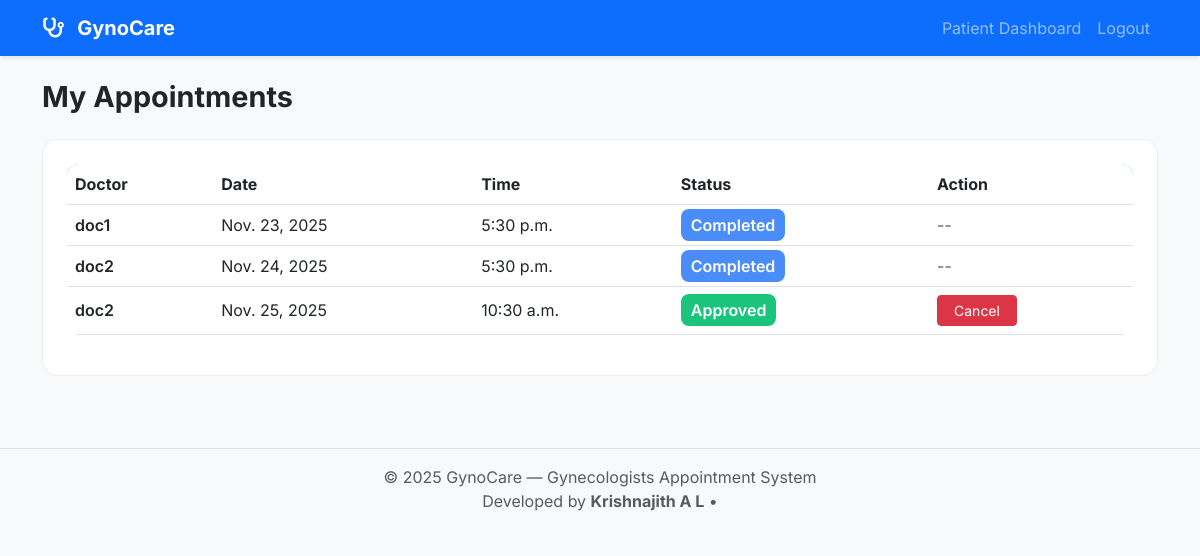
Before: /appointments/patient/list/ (signed in) with the older database file.
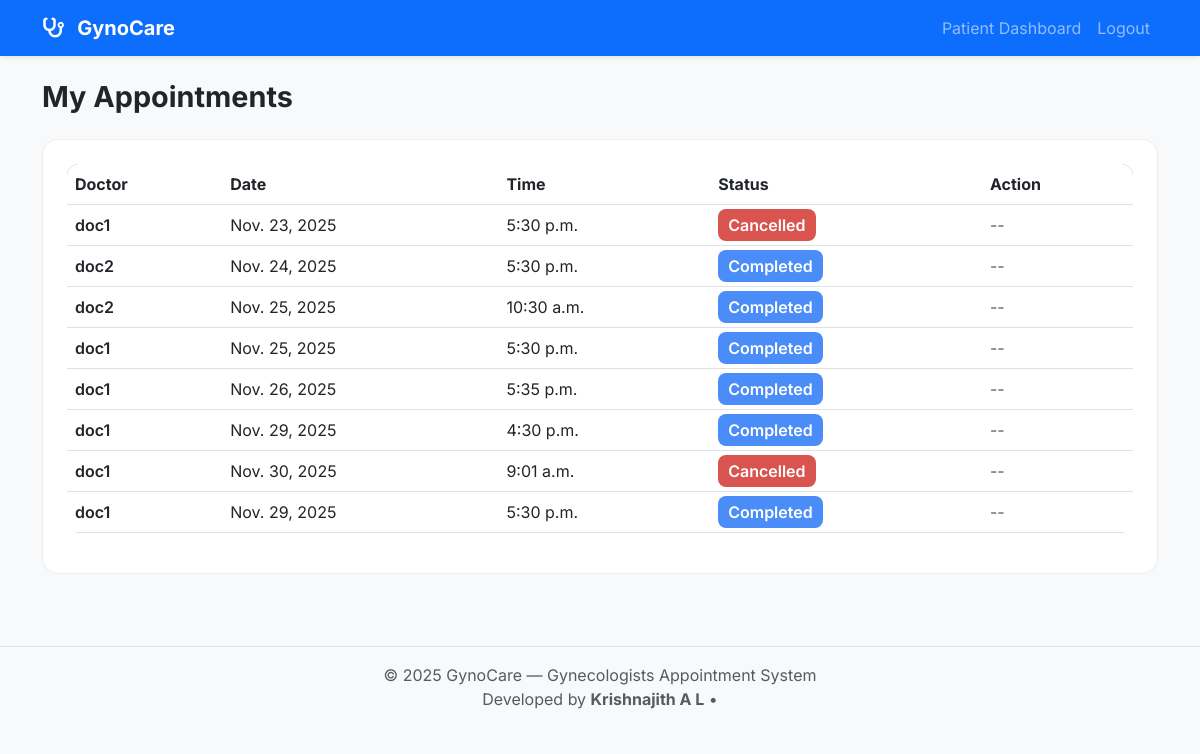
After: the same page with the newer database file.
### appointments/models.py (models this page shows, shortened)
class Appointment(models.Model):
    patient = models.ForeignKey(User, on_delete=models.CASCADE, related_name='patient_appointments')
    doctor = models.ForeignKey(User, on_delete=models.CASCADE, related_name='doctor_appointments')
    date = models.DateField()
    time = models.TimeField()
    reason = models.TextField(blank=True,null=True)
    STATUS_CHOICES = (
                      ('Pending','Pending'),
                      ('Approved','Approved'),
                      ('Completed','Completed'),
                      ('Cancelled','Cancelled'),
                      )
    status = models.CharField(max_length=20,choices=STATUS_CHOICES, default='Pending')
    created_at = models.DateTimeField(auto_now_add=True)

### users/decorators.py (the view)
        @login_required
        def wrapper(request, *args, **kwargs):
            profile = Profile.objects.get(user=request.user)
            if profile.role != allowed_role:
                return redirect('login')   # OR 'home'
            return view_func(request, *args, **kwargs)

### appointments/views.py (called while the page is built)
@role_required('patient')
def patient_appointment_list(request):
    profile = Profile.objects.get(user=request.user)
    if profile.role != 'patient':
        return redirect('home')
    appointments = Appointment.objects.filter(patient=request.user)
    return render(request, 'appointments/patient_appointment_list.html', {'appointments': appointments,
                                                                          'show_dashboard_links': True,
                                                                          'show_logout': True,
                                                                          'title': 'My Appointents – GynoCare',
                                                                          })

### templates/appointments/patient_appointment_list.html
{% extends 'base.html' %}
{% load static %}
{% block content %}
<h2 class="section-title mb-4">My Appointments</h2>
<div class="card glass-card p-4">
    {% if appointments %}
    <div class="table-responsive">
        <table class="table table-hover align-middle">
            <thead>
                <tr>
                    <th>Doctor</th>
                    <th>Date</th>
                    <th>Time</th>
                    <th>Status</th>
                    <th>Action</th>
                </tr>
            </thead>
            <tbody>
                {% for appt in appointments %}
                <tr>
                    <td class="fw-semibold">{{ appt.doctor.username }}</td>
                    <td>{{ appt.date }}</td>
                    <td>{{ appt.time }}</td>
                    <td>
                        {% if appt.status == "Pending" %}
                            <span class="badge-pending">Pending</span>
                        {% elif appt.status == "Approved" %}
                            <span class="badge-approved">Approved</span>
                        {% elif appt.status == "Completed" %}
                            <span class="badge-completed">Completed</span>
                        {% else %}
                            <span class="badge-cancelled">Cancelled</span>
                        {% endif %}
                    </td>
                    <td>
                        {% if appt.status == "Pending" or appt.status == "Approved" %}
                            <a href="{% url 'cancel_appointment' appt.id %}"
                               class="btn btn-sm btn-danger px-3"
                               onclick="return confirm('Are you sure you want to cancel this appointment?');">
                               Cancel
                            </a>
                        {% else %}
                            <span class="text-muted">--</span>
                        {% endif %}
                    </td>
                </tr>
                {% endfor %}
            </tbody>
        </table>
    </div>
    {% else %}
        <p class="text-muted">You have no appointments.</p>
    {% endif %}
</div>
{% endblock %}

### templates/base.html (shortened to what this page needs)
{% load static %}
<!DOCTYPE html>
<html lang="en">
<head>
    <link href="https://cdn.jsdelivr.net/npm/bootstrap@5.3.0/dist/css/bootstrap.min.css" rel="stylesheet">
    <link rel="stylesheet"
          href="https://cdnjs.cloudflare.com/ajax/libs/font-awesome/6.5.0/css/all.min.css"
>
    <link rel="stylesheet" href="{% static 'css/style.css' %}">
</head>
<body class="bg-light" style="font-family: 'Inter', sans-serif;">
    <nav class="navbar navbar-expand-lg navbar-dark bg-primary shadow-sm">
        <div class="container">
            <a class="navbar-brand fw-bold" href="{% url 'home' %}">
                <i class="fa-solid fa-stethoscope me-2"></i> GynoCare
            </a>
            <div class="collapse navbar-collapse" id="navbarNav">
                <ul class="navbar-nav ms-auto">
                    {% if not hide_nav_links %}
                        {% if user.is_authenticated %}
                            {% if show_dashboard_links %}
                                {% if user.profile.role == "doctor" %}
                                    <li class="nav-item">
                                        <a class="nav-link" href="{% url 'doctor_dashboard' %}">Doctor Dashboard</a>
                                    </li>
                                {% else %}
                                    <li class="nav-item">
                                        <a class="nav-link" href="{% url 'patient_dashboard' %}">Patient Dashboard</a>
                                    </li>
                                {% endif %}
                            {% endif %}
                            <li class="nav-item">
                                <a class="nav-link" href="{% url 'logout' %}">Logout</a>
                            </li>
                        {% else %}
                            <li class="nav-item">
                                <a class="nav-link" href="{% url 'login' %}">Login</a>
                            </li>
                        {% endif %}
                    {% endif %}
                </ul>
            </div>
        </div>
    </nav>
    <div aria-live="polite" aria-atomic="true" class="position-relative">
        <div id="toastContainer" class="toast-container position-fixed top-0 end-0 p-3" style="z-index: 2000;">
        </div>
    </div>
    <div class="container py-4">
        {% block content %}{% endblock %}
    </div>
<footer class="text-center py-3 mt-5 bg-light border-top">
    <p class="mb-0 text-muted">
        © 2025 GynoCare — Gynecologists Appointment System<br>
        Developed by <strong>Krishnajith A L</strong> •
    </p>
</footer>
</body>
</html>

### static/css/style.css (style rules this page uses)
body { background: #f4f7ff !important; font-family: 'Inter', sans-serif; }
.card { border-radius: 16px !important; }
.glass-card { backdrop-filter: blur(12px); background: rgba(255, 255, 255, 0.9); border: 1px solid rgba(200, 200, 200, 0.3); transition: 0.3s ease-in-out; }
.badge-completed { background: #4B8DF8 !important; color: white !important; padding: 6px 10px; border-radius: 8px; font-weight: 600; }
.badge-cancelled { background: #D9534F !important; color: white !important; padding: 6px 10px; border-radius: 8px; font-weight: 600; }
.table thead { background: #4B8DF8; color: white; }
.table { border-radius: 12px !important; overflow: hidden !important; }
.section-title { font-weight: 700; font-size: 1.8rem; }
.glass-card, .dashboard-card { animation: fadeIn 0.6s ease-in-out; }

Changed rows visible on the page:
changed Appointment "Nov. 23, 2025": status "Completed" → "Cancelled"
changed Appointment (number 3 of 8 on the later page): status "Approved Cancel" → "Completed --"
added Appointment: doctor.username "doc1", date "Nov. 25, 2025", time "5:30 p.m.", status "Completed"
added Appointment: doctor.username "doc1", date "Nov. 26, 2025", time "5:35 p.m.", status "Completed"
added Appointment: doctor.username "doc1", date "Nov. 29, 2025", time "4:30 p.m.", status "Completed"
added Appointment: doctor.username "doc1", date "Nov. 30, 2025", time "9:01 a.m.", status "Cancelled"
added Appointment: doctor.username "doc1", date "Nov. 29, 2025", time "5:30 p.m.", status "Completed"
